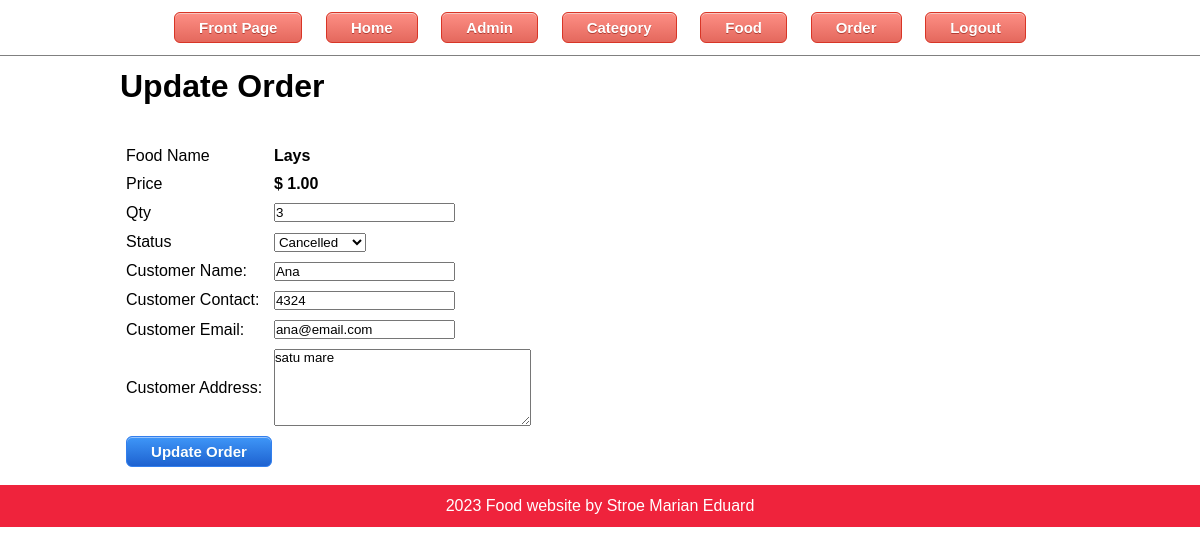
The page /admin/update_order.php?id=3 (signed in) on the database its author committed.
### tables this page shows
CREATE TABLE `tbl_order` (
  `ID` int(10) UNSIGNED NOT NULL,
  `food` varchar(150) NOT NULL,
  `price` decimal(10,2) NOT NULL,
  `qty` int(10) NOT NULL,
  `total` decimal(10,2) NOT NULL,
  `order_date` datetime NOT NULL,
  `status` varchar(50) NOT NULL,
  `customer_name` varchar(150) NOT NULL,
  `customer_contact` varchar(150) NOT NULL,
  `customer_email` varchar(150) NOT NULL,
  `customer_address` varchar(255) NOT NULL
);

### admin/update_order.php (the view, shortened to what this page needs)
<?php include('bits/menu.php')?>
<div class="main-content">
    <div class="wrapper">
        <h1>Update Order</h1>
        <br><br>
        <?php
            if(isset($_GET['id']))
            {
                $id=$_GET['id'];
                $sql = "SELECT * FROM tbl_order WHERE id=$id";
                $res = mysqli_query($conn, $sql);
                $count = mysqli_num_rows($res);
                if($count==1)
                {
                    $row=mysqli_fetch_assoc($res);
                    $food = $row['food'];
                    $price = $row['price'];
                    $qty = $row['qty'];
                    $status = $row['status'];
                    $customer_name = $row['customer_name'];
                    $customer_contact = $row['customer_contact'];
                    $customer_email = $row['customer_email'];
                    $customer_address= $row['customer_address'];
                }
                else
                {
                    header('location:'.SITEURL.'admin/manage.order.php');
                }
            }
            else
            {
                header('location:'.SITEURL.'admin/manage.order.php');
            }
        ?>
        <form action="" method="POST">
            <table class="tbl-30">
                <tr>
                    <td>Food Name</td>
                    <td><b> <?php echo $food; ?> </b></td>
                </tr>
                <tr>
                    <td>Price</td>
                    <td>
                        <b> $ <?php echo $price; ?></b>
                    </td>
                </tr>
                <tr>
                    <td>Qty</td>
                    <td>
                        <input type="number" name="qty" value="<?php echo $qty; ?>">
                    </td>
                </tr>
                <tr>
                    <td>Status</td>
                    <td>
                        <select name="status">
                            <option <?php if($status=="Cancelled"){echo "selected";} ?> value="Cancelled">Cancelled</option>
                        </select>
                    </td>
                </tr>
                <tr>
                    <td>Customer Name: </td>
                    <td>
                        <input type="text" name="customer_name" value="<?php echo $customer_name; ?>">
                    </td>
                </tr>
                <tr>
                    <td>Customer Contact: </td>
                    <td>
                        <input type="text" name="customer_contact" value="<?php echo $customer_contact; ?>">
                    </td>
                </tr>
                <tr>
                    <td>Customer Email: </td>
                    <td>
                        <input type="text" name="customer_email" value="<?php echo $customer_email; ?>">
                    </td>
                </tr>
                <tr>
                    <td>Customer Address: </td>
                    <td>
                        <textarea name="customer_address" cols="30" rows="5"><?php echo $customer_address; ?></textarea>
                    </td>
                </tr>
                <tr>
                    <td clospan="2">
                        <input type="submit" name="submit" value="Update Order" class="addbutton">
                    </td>
                </tr>
            </table>
        </form>
    </div>
</div>
<?php include('bits/footer.php')?>

### css/admin.css (style rules this page uses)
* { margin:0; padding: 0; font-family: Arial, Helvetica, sans-serif; }
.wrapper { padding: 1%; width:80%; margin: 0 auto; }
table tr td { padding: 1%; }
.addbutton { box-shadow:inset 0px 1px 0px 0px #97c4fe; background:linear-gradient(to bottom, #3d94f6 5%, #1e62d0 100%); background-color:#3d94f6; border-radius:6px; border:1px solid #337fed; display:inline-block; cursor:pointer; color:#ffffff; font-family:Arial; font-size:15px; font-weight:bold; padding:6px 24px; text-decoration:none; text-shadow:0px 1px 0px #1570cd; }

### rows shown on the page
tbl_order: food "Lays", price "1.00", qty "3", status "Cancelled", customer_name "Ana", customer_contact "4324", customer_email "ana@email.com", customer_address "satu mare"
